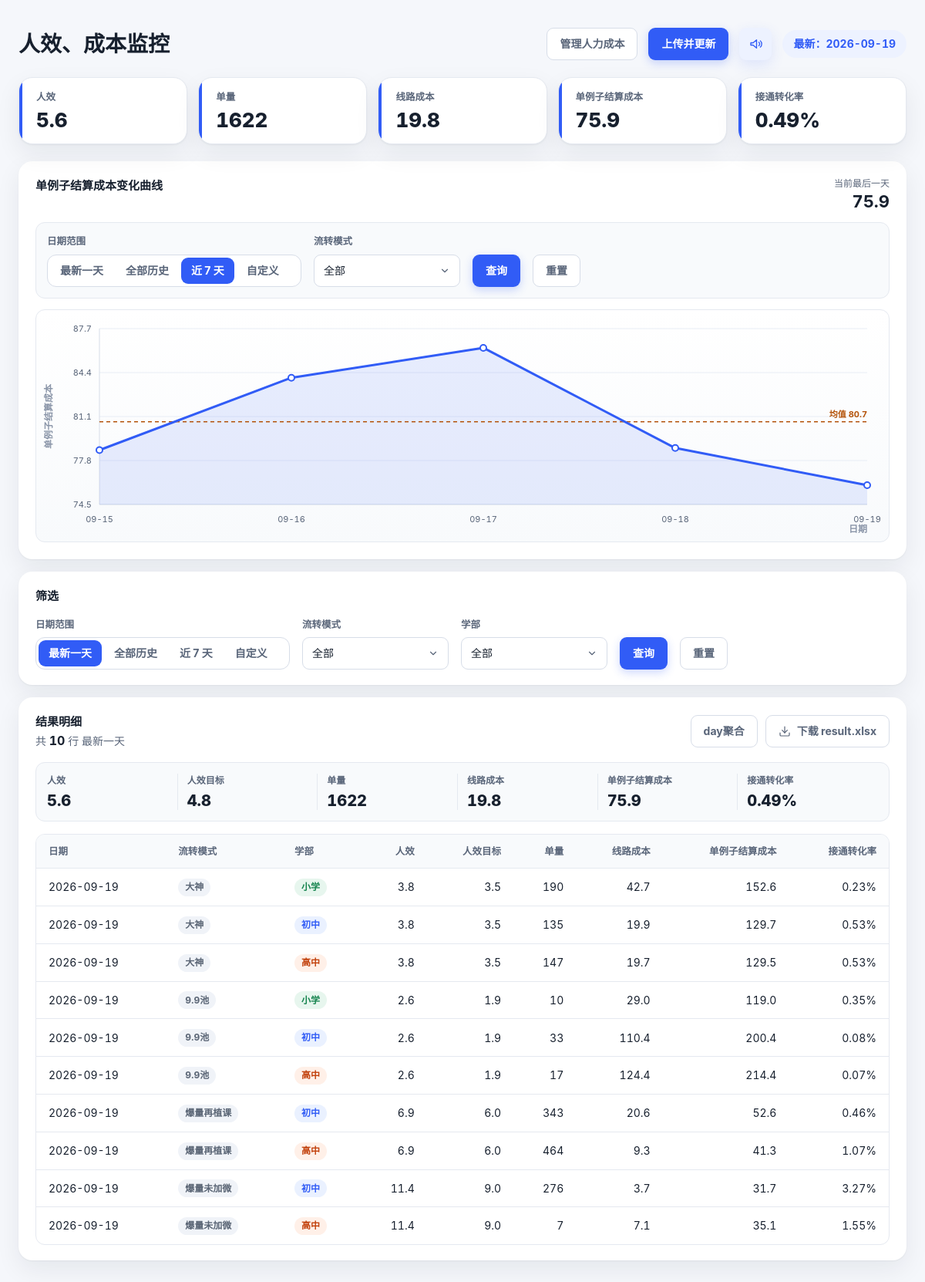
The page / on the database its author committed.
### tables this page shows
CREATE TABLE result(
            日期 TEXT NOT NULL,
            流转模式 TEXT NOT NULL,
            学部 TEXT NOT NULL,
            人效 REAL,
            线路成本 REAL,
            单例子结算成本 REAL,
            接通转化率 REAL, 单量 REAL, 出勤 REAL, 人效单量 REAL, AI接通数 REAL, 人效目标 REAL,
            PRIMARY KEY(日期, 流转模式, 学部));

### app.py (the view)
@app.route("/", methods=["GET"])
def index():
    chart_filters = _filters_from_request("chart", default_view="7d")
    table_filters = _filters_from_request("table", include_xuebu=True, default_view="latest")
    all_modes = distinct_modes()
    current_latest_date = latest_date()
    rows = fetch_filtered(
        view=str(table_filters["view"]),
        start=table_filters["start"],
        end=table_filters["end"],
        mode=table_filters["modes"],
        xuebu=table_filters["xuebus"],
    )
    trend = fetch_cost_trend(
        view=str(chart_filters["view"]),
        start=chart_filters["start"],
        end=chart_filters["end"],
        mode=chart_filters["modes"],
    )
    formatted_rows = []
    for row in rows:
        item = dict(row)
        item["人效_display"] = _fmt_num(row["人效"], 1)
        item["人效目标_display"] = _fmt_num(row["人效目标"], 1)
        item["单量_display"] = _fmt_int(row["单量"])
        item["线路成本_display"] = _fmt_cost(row["线路成本"])
        item["单例子结算成本_display"] = _fmt_cost(row["单例子结算成本"])
        item["接通转化率_display"] = _fmt_rate(row["接通转化率"])
        formatted_rows.append(item)
    status = request.args.get("status")
    return render_template(
        "index.html",
        rows=formatted_rows,
        metrics=_metrics(rows),
        table_aggregate=_table_aggregate(rows),
        table_daily_aggregates=_table_daily_aggregates(rows),
        dates=distinct_dates(),
        modes=all_modes,
        xuebus=S.XUBU_WHITELIST,
        latest_date=current_latest_date,
        daily_broadcast=_daily_broadcast(current_latest_date, all_modes),
        chart_filters=chart_filters,
        table_filters=table_filters,
        chart_preserve_args=_template_preserve_args("table", table_filters),
        table_preserve_args=_template_preserve_args("chart", chart_filters),
        trend=trend,
        view_label=_view_label(table_filters),
        download_url=_download_url(table_filters),
        chart_reset_url=_url_with_filters(_default_filters(), table_filters),
        table_reset_url=_url_with_filters(chart_filters, _default_filters(include_xuebu=True, view="latest")),
        status=status,
    )

### app.py (called while the page is built)
def _filters_from_request(prefix: str, include_xuebu: bool = False, default_view: str = "7d") -> dict[str, object]:
    filters: dict[str, object] = {
        "view": request.values.get(f"{prefix}_view") or default_view,
        "start": request.values.get(f"{prefix}_start") or None,
        "end": request.values.get(f"{prefix}_end") or None,
        "modes": [mode for mode in request.values.getlist(f"{prefix}_mode") if mode],
    }
    if include_xuebu:
        filters["xuebus"] = [xuebu for xuebu in request.values.getlist(f"{prefix}_xuebu") if xuebu]
    return filters

def _prefixed_args(prefix: str, filters: dict[str, object]) -> list[tuple[str, object]]:
    args = [
        (f"{prefix}_view", filters["view"]),
        (f"{prefix}_start", filters["start"] or ""),
        (f"{prefix}_end", filters["end"] or ""),
    ]
    args.extend((f"{prefix}_mode", mode) for mode in filters["modes"])
    if "xuebus" in filters:
        args.extend((f"{prefix}_xuebu", xuebu) for xuebu in filters["xuebus"])
    return args

def _default_filters(include_xuebu: bool = False, view: str = "7d") -> dict[str, object]:
    filters: dict[str, object] = {"view": view, "start": None, "end": None, "modes": []}
    if include_xuebu:
        filters["xuebus"] = []
    return filters

def _url_with_filters(chart_filters: dict[str, object], table_filters: dict[str, object]) -> str:
    return url_for("index") + "?" + urlencode(_prefixed_args("chart", chart_filters) + _prefixed_args("table", table_filters))

def _template_preserve_args(prefix: str, filters: dict[str, object]) -> list[dict[str, object]]:
    args = []
    for key, value in _prefixed_args(prefix, filters):
        if isinstance(value, str) and value == "":
            continue
        args.append({"name": key, "value": value})
    return args

def _fmt_num(value: object, digits: int = 1) -> str:
    if value is None:
        return "-"
    return f"{float(value):.{digits}f}"

def _fmt_cost(value: object) -> str:
    if value is None:
        return "-"
    return f"{float(value):.1f}"

def _fmt_rate(value: object) -> str:
    if value is None:
        return "-"
    return f"{float(value) * 100:.2f}%"

def _fmt_int(value: object) -> str:
    if value is None:
        return "-"
    return str(int(round(float(value))))

def _parse_day(value: str | None) -> datetime | None:
    if not value:
        return None
    try:
        return datetime.strptime(value, "%Y-%m-%d")
    except ValueError:
        return None

### templates/index.html (shortened to what this page needs)
<!doctype html>
<html lang="zh-CN">
<head>
</head>
<body>
  <main class="page">
    <header class="topbar">
      <div class="topbar-main">
        <h1>人效、成本监控</h1>
      </div>
      <div class="topbar-actions">
        <a class="btn btn-secondary" href="{{ url_for('admin') }}">管理人力成本</a>
        <form action="{{ url_for('upload') }}" method="post">
          <button class="btn btn-primary" type="submit">上传并更新</button>
        </form>
        <button class="btn broadcast-button js-panel-toggle js-broadcast-button" type="button" aria-expanded="false" aria-controls="daily-broadcast" aria-label="查看每日播报" data-broadcast-date="{{ daily_broadcast.latest_date or '' }}">
          <svg width="18" height="18" viewBox="0 0 24 24" fill="none" stroke="currentColor" stroke-width="1.8" stroke-linecap="round" stroke-linejoin="round" aria-hidden="true"><path d="M4 10v4h4l6 5V5l-6 5H4Z"/><path d="M18 9a4 4 0 0 1 0 6"/><path d="M20.5 6.5a7.5 7.5 0 0 1 0 11"/></svg>
        </button>
        <div class="latest-badge">最新：{{ latest_date or "暂无数据" }}</div>
      </div>
    </header>
    <section class="kpi-strip" aria-label="核心指标概览（最新一天）">
      <div class="kpi"><span class="kpi-label">人效</span><span class="kpi-value" data-kpi="efficiency">{{ table_aggregate.efficiency }}</span></div>
      <div class="kpi"><span class="kpi-label">单量</span><span class="kpi-value" data-kpi="total_examples">{{ table_aggregate.total_examples }}</span></div>
      <div class="kpi"><span class="kpi-label">线路成本</span><span class="kpi-value" data-kpi="line_cost">{{ table_aggregate.line_cost }}</span></div>
      <div class="kpi"><span class="kpi-label">单例子结算成本</span><span class="kpi-value" data-kpi="case_cost">{{ table_aggregate.case_cost }}</span></div>
      <div class="kpi"><span class="kpi-label">接通转化率</span><span class="kpi-value" data-kpi="rate">{{ table_aggregate.rate }}</span></div>
    </section>
    <div class="stack">
      <section class="card chart-card" aria-labelledby="trend-title">
        <div class="chart-head">
          <div class="chart-title-wrap">
            <h2 class="section-title" id="trend-title">单例子结算成本变化曲线</h2>
          </div>
          <div class="chart-stat">
            当前最后一天
            <b id="trend-latest">-</b>
          </div>
        </div>
<form class="controls chart-controls js-range-form" action="{{ url_for('index') }}" method="get">
          <div class="field date-range-field">
            <span class="field-label">日期范围</span>
            <div class="segmented" role="group" aria-label="曲线日期范围">
              {% for value, label in [("latest", "最新一天"), ("all", "全部历史"), ("7d", "近 7 天"), ("custom", "自定义")] %}
                <button class="segment" type="button" data-view="{{ value }}" aria-pressed="{{ 'true' if chart_filters.view == value else 'false' }}">{{ label }}</button>
              {% endfor %}
            </div>
          </div>
          <div class="field">
            <span class="field-label">流转模式</span>
            <details class="mode-dropdown js-mode-dropdown">
              <summary><span class="mode-summary">全部</span></summary>
            </details>
          </div>
          <button class="btn btn-primary" type="submit">查询</button>
          <a class="btn btn-secondary" href="{{ chart_reset_url }}">重置</a>
        </form>
        <div class="chart-wrap" id="trend-chart" data-points='{{ trend|tojson }}'>
          <svg class="chart-svg" role="img" aria-labelledby="trend-title" aria-describedby="trend-desc"></svg>
        </div>
      </section>
      <section class="card" aria-labelledby="filter-title">
        <div class="section-head">
          <div>
            <h2 class="section-title" id="filter-title">筛选</h2>
          </div>
        </div>
        <form class="controls js-range-form" action="{{ url_for('index') }}" method="get">
          <div class="field date-range-field">
            <span class="field-label">日期范围</span>
            <div class="segmented" role="group" aria-label="明细日期范围">
              {% for value, label in [("latest", "最新一天"), ("all", "全部历史"), ("7d", "近 7 天"), ("custom", "自定义")] %}
                <button class="segment" type="button" data-view="{{ value }}" aria-pressed="{{ 'true' if table_filters.view == value else 'false' }}">{{ label }}</button>
              {% endfor %}
            </div>
          </div>
          <div class="field">
            <span class="field-label">流转模式</span>
            <details class="mode-dropdown js-mode-dropdown">
              <summary><span class="mode-summary">全部</span></summary>
            </details>
          </div>
          <div class="field">
            <span class="field-label">学部</span>
            <details class="mode-dropdown js-mode-dropdown" id="table-xuebu">
              <summary><span class="mode-summary">全部</span></summary>
            </details>
          </div>
          <button class="btn btn-primary" type="submit">查询</button>
          <a class="btn btn-secondary" href="{{ table_reset_url }}">重置</a>
        </form>
      </section>
      <section class="card" id="results" aria-labelledby="result-title">
        <div class="table-head">
          <div>
            <h2 class="section-title" id="result-title">结果明细</h2>
            <div class="result-count">共 <b>{{ rows|length }}</b> 行 <span>{{ view_label }}</span></div>
          </div>
          <div class="table-actions">
            <button class="btn btn-secondary js-panel-toggle" type="button" aria-expanded="false" aria-controls="day-aggregate-panel">day聚合</button>
            <a class="btn btn-secondary" href="{{ download_url }}">
              <svg width="16" height="16" viewBox="0 0 24 24" fill="none" stroke="currentColor" stroke-width="1.8" stroke-linecap="round" stroke-linejoin="round" aria-hidden="true"><path d="M21 15v4a2 2 0 0 1-2 2H5a2 2 0 0 1-2-2v-4"/><path d="m7 10 5 5 5-5"/><path d="M12 15V3"/></svg>
              下载 result.xlsx
            </a>
          </div>
        </div>
        <div class="aggregate-panel">
          <div class="result-summary" aria-label="当前筛选聚合数据">
            <div class="summary-item">
              <span class="summary-label">人效</span>
              <span class="summary-value">{{ table_aggregate.efficiency }}</span>
            </div>
            <div class="summary-item">
              <span class="summary-label">人效目标</span>
              <span class="summary-value">{{ table_aggregate.target }}</span>
            </div>
            <div class="summary-item">
              <span class="summary-label">单量</span>
              <span class="summary-value">{{ table_aggregate.total_examples }}</span>
            </div>
            <div class="summary-item">
              <span class="summary-label">线路成本</span>
              <span class="summary-value">{{ table_aggregate.line_cost }}</span>
            </div>
            <div class="summary-item">
              <span class="summary-label">单例子结算成本</span>
              <span class="summary-value">{{ table_aggregate.case_cost }}</span>
            </div>
            <div class="summary-item">
              <span class="summary-label">接通转化率</span>
              <span class="summary-value">{{ table_aggregate.rate }}</span>
            </div>
          </div>
        </div>
        <div class="table-wrap">
          {% if rows %}
            <table>
              <thead>
                <tr>
                  <th>日期</th>
                  <th>流转模式</th>
                  <th>学部</th>
                  <th>人效</th>
                  <th>人效目标</th>
                  <th>单量</th>
                  <th>线路成本</th>
                  <th>单例子结算成本</th>
                  <th>接通转化率</th>
                </tr>
              </thead>
              <tbody>
                {% for row in rows %}
                  <tr>
                    <td class="date-value">{{ row["日期"] }}</td>
                    <td><span class="pill mode">{{ row["流转模式"] }}</span></td>
                    <td><span class="pill x{{ row['学部'] }}">{{ row["学部"] }}</span></td>
                    <td class="num">{{ row["人效_display"] }}</td>
                    <td class="num">{{ row["人效目标_display"] }}</td>
                    <td class="num">{{ row["单量_display"] }}</td>
                    <td class="num">{{ row["线路成本_display"] }}</td>
                    <td class="num">{{ row["单例子结算成本_display"] }}</td>
                    <td class="num">{{ row["接通转化率_display"] }}</td>
                  </tr>
                {% endfor %}
              </tbody>
            </table>
          {% else %}
            <div class="empty">
              <strong>没有符合条件的结果</strong><br>
              调整筛选条件，或上传新的 tongshi 表和 zhuanhua 表。
            </div>
          {% endif %}
        </div>
      </section>
    </div>
  </main>
</body>
</html>

### rows shown on the page
result: 日期 "2026-09-19", 流转模式 "大神", 学部 "小学", 人效_display "3.8", 人效目标_display "3.5", 单量_display "190", 线路成本_display "42.7", 单例子结算成本_display "152.6", 接通转化率_display "0.23%"
result: 日期 "2026-09-19", 流转模式 "大神", 学部 "初中", 人效_display "3.8", 人效目标_display "3.5", 单量_display "135", 线路成本_display "19.9", 单例子结算成本_display "129.7", 接通转化率_display "0.53%"
result: 日期 "2026-09-19", 流转模式 "大神", 学部 "高中", 人效_display "3.8", 人效目标_display "3.5", 单量_display "147", 线路成本_display "19.7", 单例子结算成本_display "129.5", 接通转化率_display "0.53%"
result: 日期 "2026-09-19", 流转模式 "9.9池", 学部 "小学", 人效_display "2.6", 人效目标_display "1.9", 单量_display "10", 线路成本_display "29.0", 单例子结算成本_display "119.0", 接通转化率_display "0.35%"
result: 日期 "2026-09-19", 流转模式 "9.9池", 学部 "初中", 人效_display "2.6", 人效目标_display "1.9", 单量_display "33", 线路成本_display "110.4", 单例子结算成本_display "200.4", 接通转化率_display "0.08%"
result: 日期 "2026-09-19", 流转模式 "9.9池", 学部 "高中", 人效_display "2.6", 人效目标_display "1.9", 单量_display "17", 线路成本_display "124.4", 单例子结算成本_display "214.4", 接通转化率_display "0.07%"
result: 日期 "2026-09-19", 流转模式 "爆量再植课", 学部 "初中", 人效_display "6.9", 人效目标_display "6.0", 单量_display "343", 线路成本_display "20.6", 单例子结算成本_display "52.6", 接通转化率_display "0.46%"
result: 日期 "2026-09-19", 流转模式 "爆量再植课", 学部 "高中", 人效_display "6.9", 人效目标_display "6.0", 单量_display "464", 线路成本_display "9.3", 单例子结算成本_display "41.3", 接通转化率_display "1.07%"
result: 日期 "2026-09-19", 流转模式 "爆量未加微", 学部 "初中", 人效_display "11.4", 人效目标_display "9.0", 单量_display "276", 线路成本_display "3.7", 单例子结算成本_display "31.7", 接通转化率_display "3.27%"
result: 日期 "2026-09-19", 流转模式 "爆量未加微", 学部 "高中", 人效_display "11.4", 人效目标_display "9.0", 单量_display "7", 线路成本_display "7.1", 单例子结算成本_display "35.1", 接通转化率_display "1.55%"

### other values the page prints
{{ latest_date or "暂无数据" }} "2026-09-19"
{{ table_aggregate.efficiency }} "5.6"
{{ table_aggregate.total_examples }} "1622"
{{ table_aggregate.line_cost }} "19.8"
{{ table_aggregate.case_cost }} "75.9"
{{ table_aggregate.rate }} "0.49%"
{{ label }} "最新一天" "全部历史" "近 7 天" "自定义"
{{ rows|length }} "10"
{{ view_label }} "最新一天"
{{ table_aggregate.target }} "4.8"
